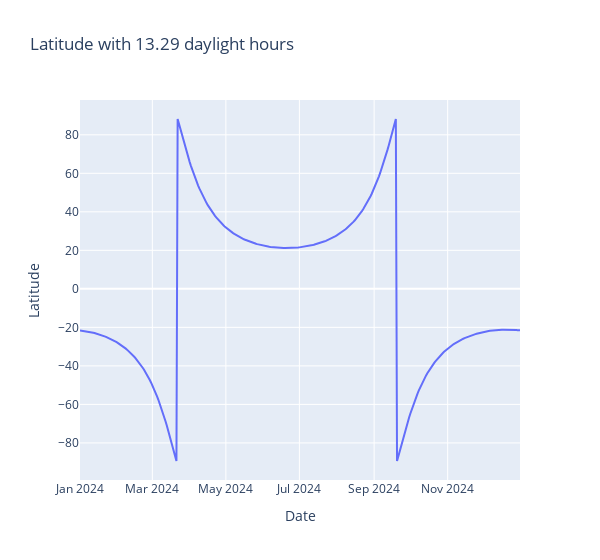

Notebook code cell kept with this figure:
### Markdown cell above
Plot latitude needed to maintain the same number of daylight hours.

### Code cell
latitudes = [utils.get_latitude(day_length=target_day_length, doy=doy) for doy in doys]

px.line(
    x=dates, 
    y=latitudes,
    labels={"x": "Date", "y": "Latitude"},
    title=f"Latitude with {target_day_length:.2f} daylight hours",
    width=600,

)

### Figure 1 — Plotly figure (JSON) as saved in the notebook; plotly's stock layout.template omitted (floating-point values rounded to 4 significant figures; data arrays with more than 128 entries replaced by an {"elided": "..."} marker saying what was removed)
{"data": [{"hovertemplate": "Date=%{x}<br>Latitude=%{y}<extra></extra>", "legendgroup": "", "line": {"color": "#636efa", "dash": "solid"}, "marker": {"symbol": "circle"}, "mode": "lines", "name": "", "orientation": "v", "showlegend": false, "type": "scatter", "x": {"elided": "366 str values"}, "xaxis": "x", "y": {"elided": "366 float values"}, "yaxis": "y"}], "layout": {"legend": {"tracegroupgap": 0}, "title": {"text": "Latitude with 13.29 daylight hours"}, "width": 600, "xaxis": {"anchor": "y", "domain": [0, 1], "title": {"text": "Date"}}, "yaxis": {"anchor": "x", "domain": [0, 1], "title": {"text": "Latitude"}}}}
